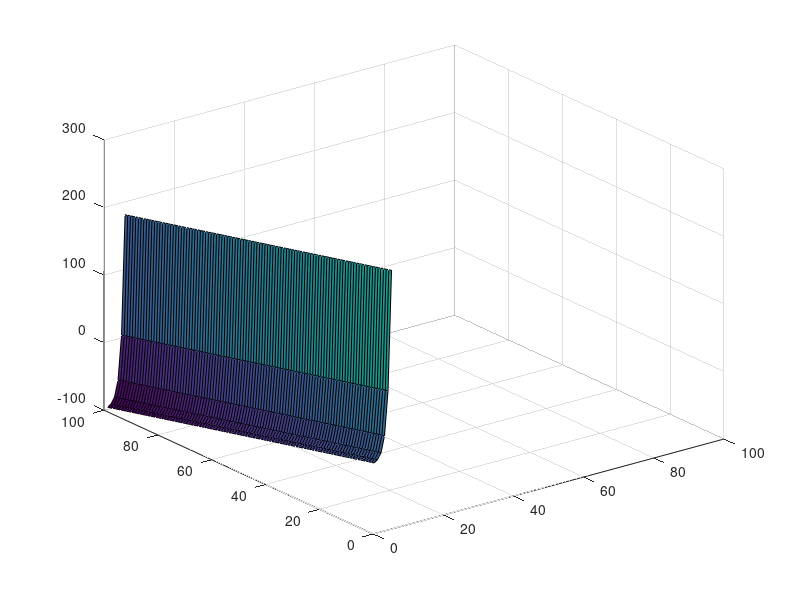

Here is the MATLAB script that generated this plot:

x = 1:100;
y = 1:100;
[xx,yy] = meshgrid(x,y);
%z = xx.*log(1+yy);
%z =xx.*exp(0.1*yy);
z = log(exp(log(2)*exp(xx))-1) + log(exp(-yy)+exp(-yy+1)); 
surf(x,y,z)


